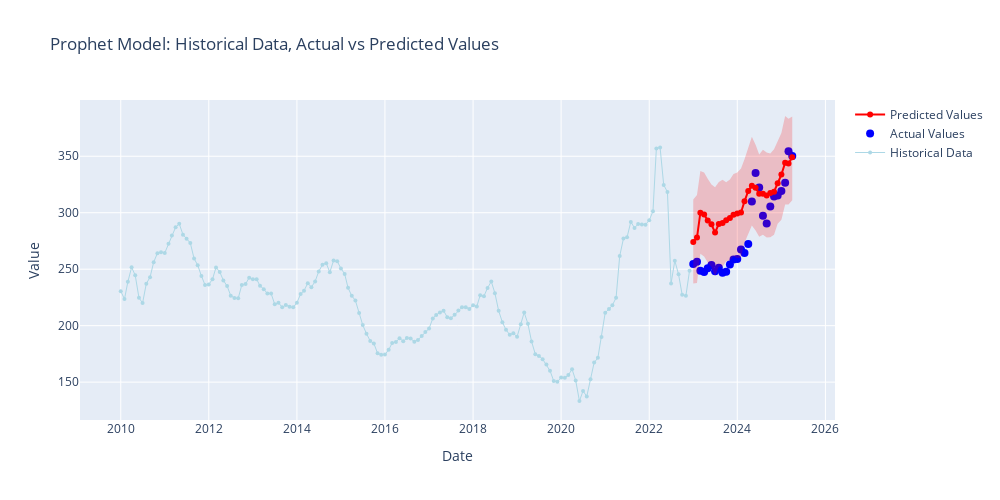

The notebook cell saved with this chart:
### Code cell
#plotting the forecasted values against the actual values
fig = go.Figure()

# Add historical training data
fig.add_trace(go.Scatter(
    x=train_data['ds'],
    y=train_data['y'],
    mode='lines+markers',
    name='Historical Data',
    marker=dict(color='lightblue', size=4),
    line=dict(color='lightblue', width=1),
    hovertemplate='<b>Historical</b><br>Date: %{x}<br>Value: %{y:.2f}<extra></extra>'
))

# Add actual values
fig.add_trace(go.Scatter(
    x=test_data['ds'],
    y=test_data['y'],
    mode='markers',
    name='Actual Values',
    marker=dict(color='blue', size=8),
    hovertemplate='<b>Actual</b><br>Date: %{x}<br>Value: %{y:.2f}<extra></extra>'
))

# Add predicted values
fig.add_trace(go.Scatter(
    x=model_test_forecast['ds'],
    y=model_test_forecast['yhat'],
    mode='markers+lines',
    name='Predicted Values',
    marker=dict(color='red', size=6),
    line=dict(color='red', width=2),
    hovertemplate='<b>Predicted</b><br>Date: %{x}<br>Value: %{y:.2f}<extra></extra>'
))

# Add confidence intervals
fig.add_trace(go.Scatter(
    x=model_test_forecast['ds'],
    y=model_test_forecast['yhat_upper'],
    mode='lines',
    name='Upper Confidence',
    line=dict(color='rgba(255,0,0,0.2)', width=0),
    showlegend=False,
    hoverinfo='skip'
))

fig.add_trace(go.Scatter(
    x=model_test_forecast['ds'],
    y=model_test_forecast['yhat_lower'],
    mode='lines',
    name='Lower Confidence',
    line=dict(color='rgba(255,0,0,0.2)', width=0),
    fill='tonexty',
    fillcolor='rgba(255,0,0,0.2)',
    showlegend=False,
    hoverinfo='skip'
))

# Update layout
fig.update_layout(
    title='Prophet Model: Historical Data, Actual vs Predicted Values',
    xaxis_title='Date',
    yaxis_title='Value',
    width=1000,
    height=500,
    hovermode='x unified'
)

fig.show()
